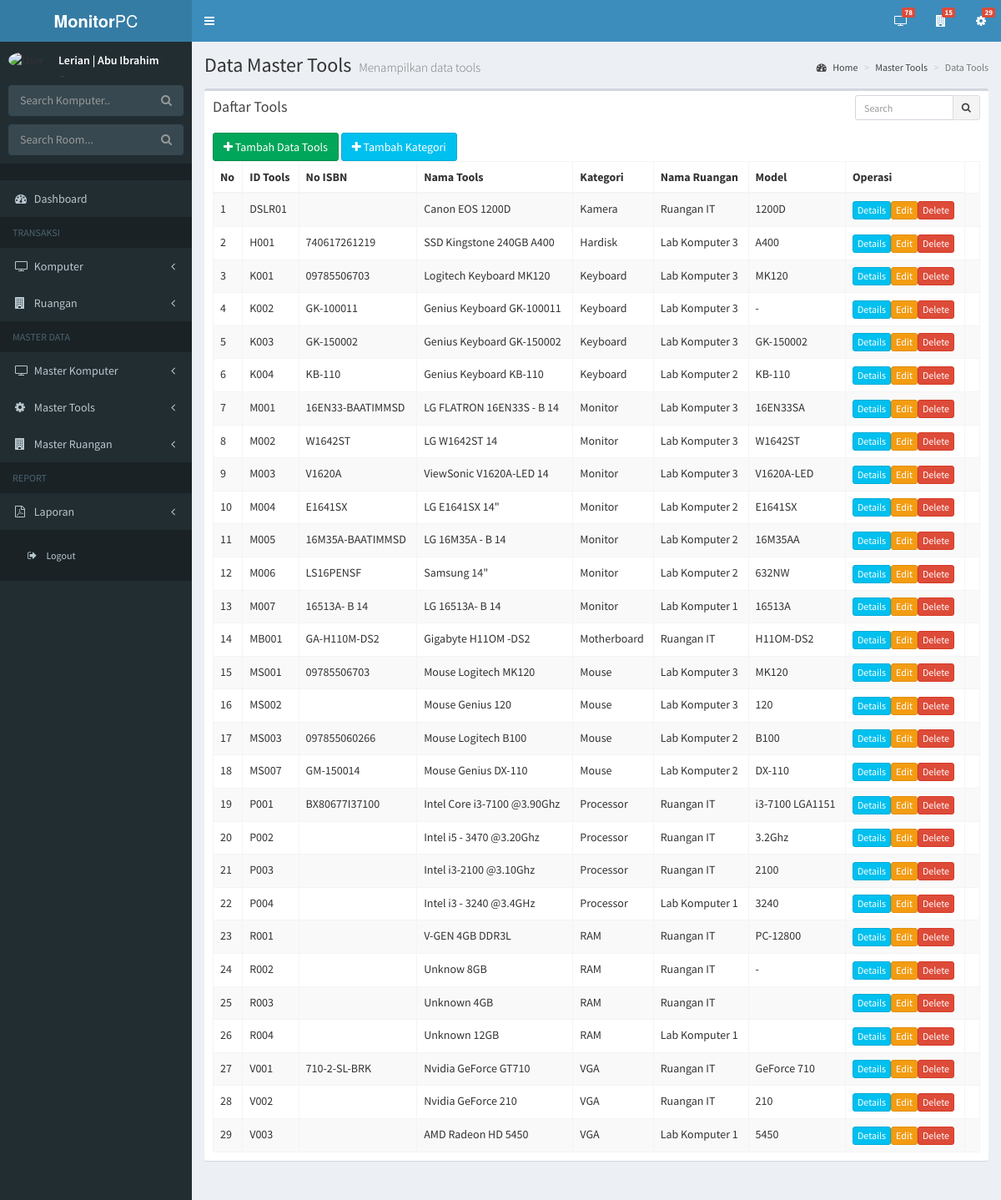
The app's page /index.php/tools with its own data.
### tables this page shows
CREATE TABLE IF NOT EXISTS `tbl_tools` (
  `id_tools` varchar(20) NOT NULL,
  `isbn` varchar(20) NOT NULL,
  `nama_tools` varchar(50) NOT NULL,
  `id_kategori` int(11) NOT NULL,
  `id_ruangan` int(11) NOT NULL,
  `generasi` varchar(30) NOT NULL,
  `version` varchar(30) NOT NULL,
  `model` varchar(30) NOT NULL,
  `deskripsi` text NOT NULL,
  `tgl_beli` date NOT NULL,
  `status` varchar(15) NOT NULL,
  PRIMARY KEY (`id_tools`),
  KEY `id_kategori` (`id_kategori`),
  KEY `id_ruangan` (`id_ruangan`),
  KEY `id_kategori_2` (`id_kategori`)
);

### application/controllers/Tools.php (called while the page is built, shortened)
<?php
class Tools extends CI_Controller{
  function __construct()
    {
      $this->load->model(array('Model_tools','Model_ruangan','Model_komputer'));
    }
  function index()
  {
    $data['list_kategori']= $this->Model_tools->tampilkan_dataktgr();
    $data['list_tools']= $this->Model_tools->tampilkan_data();
    $data['list_ruangan']= $this->Model_ruangan->tampilkan_data();
    $data['list_komputer']= $this->Model_komputer->tampilkan_data();
    $this->load->view('layout/header',$data);
    $this->load->view('layout/side');
    $this->load->view('Tools/data_tools',$data);
    $this->load->view('layout/footer');
  }
}

### index.php (called while the page is built, shortened)
<?php
require_once BASEPATH.'core/CodeIgniter.php';

### application/models/Model_tools.php (called while the page is built, shortened)
<?php
class Model_Tools extends CI_Model{
  function tampilkan_data()
  {
    $this->db->order_by('id_tools','asc');
    return $this->db->get('v_mtools');
  }
  function tampilkan_dataktgr()
  {
    $this->db->order_by('id_kategori','asc');
    return $this->db->get('tbl_kategori');
  }
}

### application/views/Tools/data_tools.php (the view, shortened to what this page needs)
<div class="content-wrapper">
  <section class="content-header">
    <h1>
      Data Master Tools
      <small>Menampilkan data tools</small>
    </h1>
    <ol class="breadcrumb">
      <li><a href="#"><i class="fa fa-dashboard"></i> Home</a></li>
      <li><a href="#">Master Tools</a></li>
      <li class="active">Data Tools</li>
    </ol>
  </section>
  <section class="content">
    <div class="row">
      <div class="col-xs-12">
        <div class="box">
          <div class="box-header">
            <h3 class="box-title">Daftar Tools</h3>
            <div class="box-tools">
              <form action="<?php echo site_url('Tools/result');?>" method="get">
              <div class="input-group input-group-sm" style="width: 150px;">
                <input type="text" name="v" class="form-control pull-right" placeholder="Search">
                <div class="input-group-btn">
                  <button type="submit" class="btn btn-default"><i class="fa fa-search"></i></button>
                </div>
              </div>
            </form>
            </div>
          </div>
          <div class="box-body">
            <div class="btn-group">
              <button type="button" class="btn btn-success" data-toggle="modal" data-target="#tambah-tools"><i class="fa fa-plus"></i>  Tambah Data Tools</button>
            </div>
            <div class="btn-group">
              <button type="button" class="btn btn-info" data-toggle="modal" data-target="#tambah-kategori"><i class="fa fa-plus"></i>  Tambah Kategori</button>
            </div>
            <table id="example1" class="table table-bordered table-striped">
              <thead>
              <tr>
                <th>No</th>
                <th>ID Tools</th>
                <th>No ISBN</th>
                <th>Nama Tools</th>
                <th>Kategori</th>
                <th>Nama Ruangan</th>
                <th>Model</th>
                <th>Operasi</th>
              </tr>
              </thead>
              <tbody>
            <?php
              $no=1;
              foreach ($list_tools->result() as $lt)
              {
              echo "<tr>
                    <td>$no</td>
                    <td>$lt->id_tools</td>
                    <td>$lt->isbn</td>
                    <td>$lt->nama_tools</td>
                    <td>$lt->nama_kategori</td>
                    <td>$lt->nama_ruangan</td>
                    <td>$lt->model</td>
                    <td>"
                      .anchor('Tools/detail/'.$lt->id_tools,'Details', array('class' => 'btn btn-xs btn-info','target'=>'detail','data-toggle'=>'modal','data-target'=>'#detail-tools'))
                      .anchor('Tools/edit/'.$lt->id_tools,'Edit', array('class' => 'btn btn-xs btn-warning','target'=>'edit','data-toggle'=>'modal','data-target'=>'#edit-tools'))
                      .anchor('Tools/delete/'.$lt->id_tools,'Delete', array('class' => 'btn btn-xs btn-danger')).
                    "<td>
                    </tr>";
                  $no++;
                }
                ?>
              </tbody>
            </table>
          </div>
        </div>
      </div>
    </div>
  </section>
</div>

### records on screen
tbl_tools: id_tools "DSLR01", nama_tools "Canon EOS 1200D", nama_kategori "Kamera", nama_ruangan "Ruangan IT", model "1200D", id_tools "Details", id_tools "Edit", id_tools "Delete"
tbl_tools: id_tools "H001", isbn "740617261219", nama_tools "SSD Kingstone 240GB A400", nama_kategori "Hardisk", nama_ruangan "Lab Komputer 3", model "A400", id_tools "Details", id_tools "Edit", id_tools "Delete"
tbl_tools: id_tools "K001", isbn "09785506703", nama_tools "Logitech Keyboard MK120", nama_kategori "Keyboard", nama_ruangan "Lab Komputer 3", model "MK120", id_tools "Details", id_tools "Edit", id_tools "Delete"
tbl_tools: id_tools "K002", isbn "GK-100011", nama_tools "Genius Keyboard GK-100011", nama_kategori "Keyboard", nama_ruangan "Lab Komputer 3", model "-", id_tools "Details", id_tools "Edit", id_tools "Delete"
tbl_tools: id_tools "K003", isbn "GK-150002", nama_tools "Genius Keyboard GK-150002", nama_kategori "Keyboard", nama_ruangan "Lab Komputer 3", model "GK-150002", id_tools "Details", id_tools "Edit", id_tools "Delete"
tbl_tools: id_tools "K004", isbn "KB-110", nama_tools "Genius Keyboard KB-110", nama_kategori "Keyboard", nama_ruangan "Lab Komputer 2", model "KB-110", id_tools "Details", id_tools "Edit", id_tools "Delete"
tbl_tools: id_tools "M001", isbn "16EN33-BAATIMMSD", nama_tools "LG FLATRON 16EN33S - B 14", nama_kategori "Monitor", nama_ruangan "Lab Komputer 3", model "16EN33SA", id_tools "Details", id_tools "Edit", id_tools "Delete"
tbl_tools: id_tools "M002", isbn "W1642ST", nama_tools "LG W1642ST 14", nama_kategori "Monitor", nama_ruangan "Lab Komputer 3", model "W1642ST", id_tools "Details", id_tools "Edit", id_tools "Delete"
tbl_tools: id_tools "M003", isbn "V1620A", nama_tools "ViewSonic V1620A-LED 14", nama_kategori "Monitor", nama_ruangan "Lab Komputer 3", model "V1620A-LED", id_tools "Details", id_tools "Edit", id_tools "Delete"
tbl_tools: id_tools "M004", isbn "E1641SX", nama_tools "LG E1641SX 14\"", nama_kategori "Monitor", nama_ruangan "Lab Komputer 2", model "E1641SX", id_tools "Details", id_tools "Edit", id_tools "Delete"
tbl_tools: id_tools "M005", isbn "16M35A-BAATIMMSD", nama_tools "LG 16M35A - B 14", nama_kategori "Monitor", nama_ruangan "Lab Komputer 2", model "16M35AA", id_tools "Details", id_tools "Edit", id_tools "Delete"
tbl_tools: id_tools "M006", isbn "LS16PENSF", nama_tools "Samsung 14\"", nama_kategori "Monitor", nama_ruangan "Lab Komputer 2", model "632NW", id_tools "Details", id_tools "Edit", id_tools "Delete"
tbl_tools: id_tools "M007", isbn "16513A- B 14", nama_tools "LG 16513A- B 14", nama_kategori "Monitor", nama_ruangan "Lab Komputer 1", model "16513A", id_tools "Details", id_tools "Edit", id_tools "Delete"
tbl_tools: id_tools "MB001", isbn "GA-H110M-DS2", nama_tools "Gigabyte H11OM -DS2", nama_kategori "Motherboard", nama_ruangan "Ruangan IT", model "H11OM-DS2", id_tools "Details", id_tools "Edit", id_tools "Delete"
tbl_tools: id_tools "MS001", isbn "09785506703", nama_tools "Mouse Logitech MK120", nama_kategori "Mouse", nama_ruangan "Lab Komputer 3", model "MK120", id_tools "Details", id_tools "Edit", id_tools "Delete"
tbl_tools: id_tools "MS002", nama_tools "Mouse Genius 120", nama_kategori "Mouse", nama_ruangan "Lab Komputer 3", model "120", id_tools "Details", id_tools "Edit", id_tools "Delete"
tbl_tools: id_tools "MS003", isbn "097855060266", nama_tools "Mouse Logitech B100", nama_kategori "Mouse", nama_ruangan "Lab Komputer 2", model "B100", id_tools "Details", id_tools "Edit", id_tools "Delete"
tbl_tools: id_tools "MS007", isbn "GM-150014", nama_tools "Mouse Genius DX-110", nama_kategori "Mouse", nama_ruangan "Lab Komputer 2", model "DX-110", id_tools "Details", id_tools "Edit", id_tools "Delete"
tbl_tools: id_tools "P001", isbn "BX80677I37100", nama_tools "Intel Core i3-7100 @3.90Ghz", nama_kategori "Processor", nama_ruangan "Ruangan IT", model "i3-7100 LGA1151", id_tools "Details", id_tools "Edit", id_tools "Delete"
tbl_tools: id_tools "P002", nama_tools "Intel i5 - 3470 @3.20Ghz", nama_kategori "Processor", nama_ruangan "Ruangan IT", model "3.2Ghz", id_tools "Details", id_tools "Edit", id_tools "Delete"
tbl_tools: id_tools "P003", nama_tools "Intel i3-2100 @3.10Ghz", nama_kategori "Processor", nama_ruangan "Ruangan IT", model "2100", id_tools "Details", id_tools "Edit", id_tools "Delete"
tbl_tools: id_tools "P004", nama_tools "Intel i3 - 3240 @3.4GHz", nama_kategori "Processor", nama_ruangan "Lab Komputer 1", model "3240", id_tools "Details", id_tools "Edit", id_tools "Delete"
tbl_tools: id_tools "R001", nama_tools "V-GEN 4GB DDR3L", nama_kategori "RAM", nama_ruangan "Ruangan IT", model "PC-12800", id_tools "Details", id_tools "Edit", id_tools "Delete"
tbl_tools: id_tools "R002", nama_tools "Unknow 8GB", nama_kategori "RAM", nama_ruangan "Ruangan IT", model "-", id_tools "Details", id_tools "Edit", id_tools "Delete"
tbl_tools: id_tools "R003", nama_tools "Unknown 4GB", nama_kategori "RAM", nama_ruangan "Ruangan IT", id_tools "Details", id_tools "Edit", id_tools "Delete"
tbl_tools: id_tools "R004", nama_tools "Unknown 12GB", nama_kategori "RAM", nama_ruangan "Lab Komputer 1", id_tools "Details", id_tools "Edit", id_tools "Delete"
tbl_tools: id_tools "V001", isbn "710-2-SL-BRK", nama_tools "Nvidia GeForce GT710", nama_kategori "VGA", nama_ruangan "Ruangan IT", model "GeForce 710", id_tools "Details", id_tools "Edit", id_tools "Delete"
tbl_tools: id_tools "V002", nama_tools "Nvidia GeForce 210", nama_kategori "VGA", nama_ruangan "Ruangan IT", model "210", id_tools "Details", id_tools "Edit", id_tools "Delete"
tbl_tools: id_tools "V003", nama_tools "AMD Radeon HD 5450", nama_kategori "VGA", nama_ruangan "Lab Komputer 1", model "5450", id_tools "Details", id_tools "Edit", id_tools "Delete"

### other values on screen
$list_komputer->num_rows() "78"
$list_ruangan->num_rows() "15"
$list_tools->num_rows() "29"
